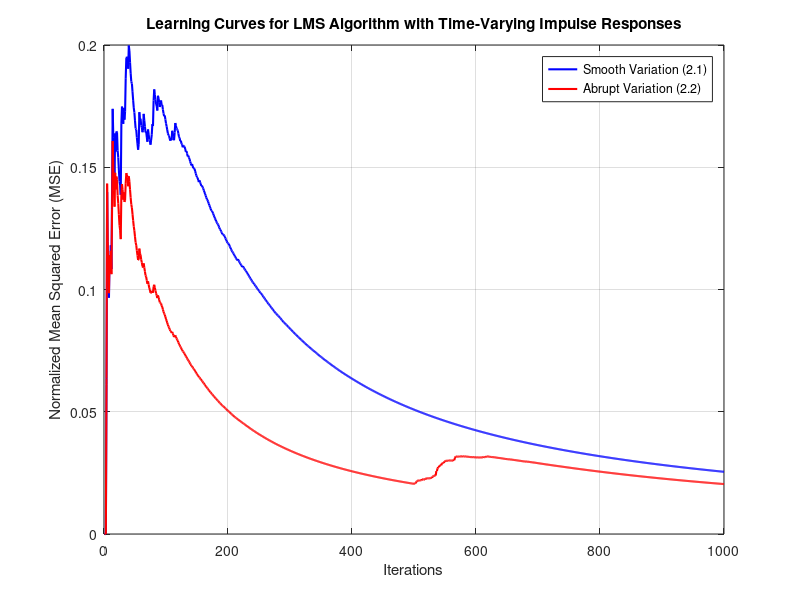
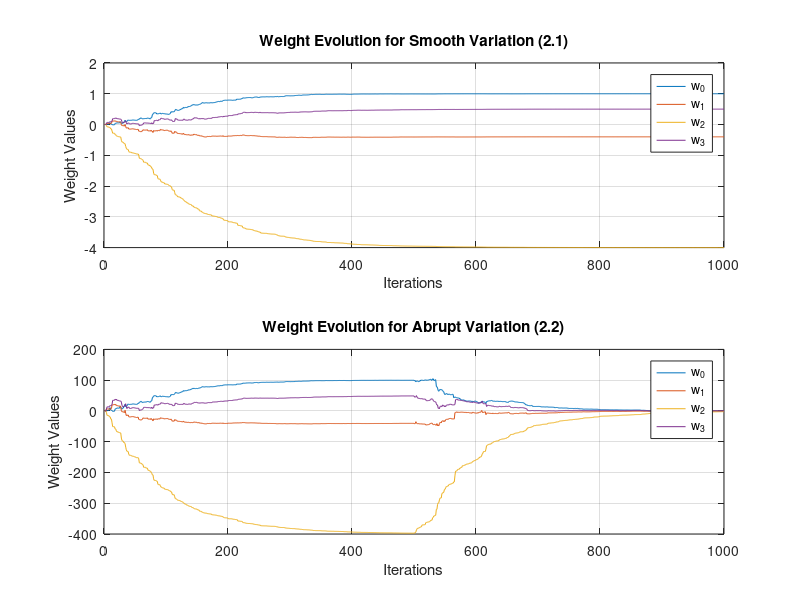

MATLAB code to generate these figures, in order:

N = 1000; % Samples/deigmata
x = randn(1, N); % Input signal/sima eisodou
L = 4; % 4 coefficients/4 sidelestes
mu = 0.01; % Step size


mse_smooth = zeros(1, N);
mse_abrupt = zeros(1, N);


weights_smooth = zeros(N, L); % For smooth variation
weights_abrupt = zeros(N, L); % For abrupt variation

% Smooth Variation/Omalh metavolh
b_smooth = 1 ./ (1 + exp(-0.02 * (1:N))); % b(n) 
h_smooth = zeros(L, N);
for n = 1:N
    h_smooth(:, n) = b_smooth(n) * [1; -0.4; -4; 0.5]; 
end

% d(n)
d_smooth = zeros(1, N);
for n = L:N
    d_smooth(n) = h_smooth(:, n)' * flip(x(n-L+1:n))'; 
end

% Lms implementation/ilopoihsh lms
w = zeros(1, L); 
for n = L:N
    X = x(n:-1:n-L+1); 
    y = w * X'; % filter output/eksodos filtrou
    e = d_smooth(n) - y; % Error of filter output signal compared to the desired signal/sfalma eksodou
    w = w + mu * e * X; % New filter coefficients/Enimerosi sideleston me kathe epanalipsi
    weights_smooth(n, :) = w; 
    mse_smooth(n) = e^2; 
end

% Abrupt Variation/akariaia metavolh
b_abrupt = [ones(1, 500) * 100, zeros(1, 500)]; % b(n) 
h_abrupt = zeros(L, N);
for n = 1:N
    h_abrupt(:, n) = b_abrupt(n) * [1; -0.4; -4; 0.5]; 
end

% d(n)
d_abrupt = zeros(1, N);
for n = L:N
    d_abrupt(n) = h_abrupt(:, n)' * flip(x(n-L+1:n))'; % Transpose flip result
end

% Lms implementation/ilopoihsh lms
w = zeros(1, L); 
for n = L:N
    X = x(n:-1:n-L+1); 
    y = w * X'; % filter output/eksodos filtrou
    e = d_abrupt(n) - y; % Error of filter output signal compared to the desired signal/sfalma eksodou
    w = w + mu * e * X; % New filter coefficients/Enimerosi sideleston me kathe epanalipsi
    weights_abrupt(n, :) = w; 
    mse_abrupt(n) = e^2; 
end

% Normalize MSE for comparison
mse_smooth = mse_smooth / max(mse_smooth); 
mse_abrupt = mse_abrupt / max(mse_abrupt); 


figure;
plot(1:N, cumsum(mse_smooth) ./ (1:N), 'b', 'LineWidth', 1.5); hold on;
plot(1:N, cumsum(mse_abrupt) ./ (1:N), 'r', 'LineWidth', 1.5);
title('Learning Curves for LMS Algorithm with Time-Varying Impulse Responses');
xlabel('Iterations');
ylabel('Normalized Mean Squared Error (MSE)');
legend('Smooth Variation (2.1)', 'Abrupt Variation (2.2)');
grid on;


figure;
subplot(2, 1, 1);
plot(weights_smooth);
title('Weight Evolution for Smooth Variation (2.1)');
xlabel('Iterations');
ylabel('Weight Values');
legend('w_0', 'w_1', 'w_2', 'w_3');
grid on;

subplot(2, 1, 2);
plot(weights_abrupt);
title('Weight Evolution for Abrupt Variation (2.2)');
xlabel('Iterations');
ylabel('Weight Values');
legend('w_0', 'w_1', 'w_2', 'w_3');
grid on;


disp('Final Weights for Smooth Variation:');
disp(weights_smooth(end, :));

disp('Final Weights for Abrupt Variation:');
disp(weights_abrupt(end, :));
